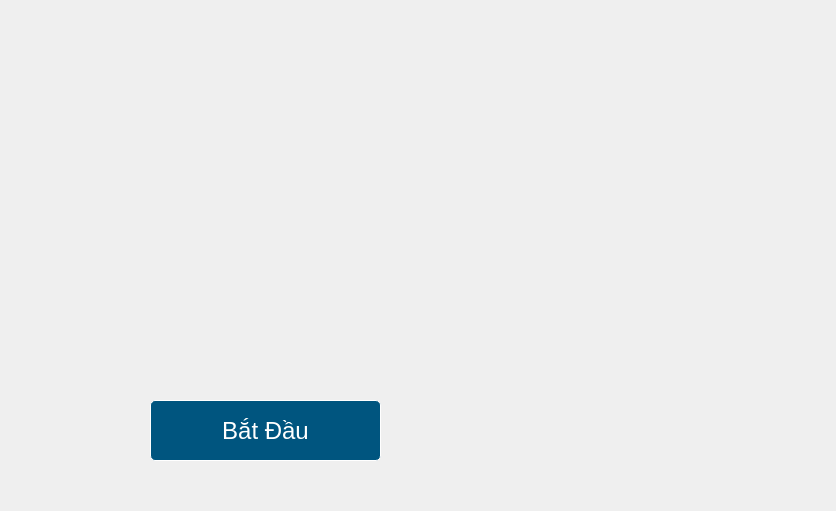
<?xml version="1.0" encoding="UTF-8"?>
<ui version="4.0">
 <class>Form</class>
 <widget class="QWidget" name="Form">
  <property name="geometry">
   <rect>
    <x>0</x>
    <y>0</y>
    <width>836</width>
    <height>511</height>
   </rect>
  </property>
  <property name="windowTitle">
   <string>Tăng độ tương phản cho ảnh thiếu sáng (Nhóm2)</string>
  </property>
  <property name="windowIcon">
   <iconset>
    <normaloff>C:/Users/tiena/Downloads/2026-02-05_122819.png</normaloff>C:/Users/tiena/Downloads/2026-02-05_122819.png</iconset>
  </property>
  <property name="autoFillBackground">
   <bool>true</bool>
  </property>
  <property name="styleSheet">
   <string notr="true"/>
  </property>
  <widget class="QPushButton" name="pushButton">
   <property name="geometry">
    <rect>
     <x>150</x>
     <y>400</y>
     <width>231</width>
     <height>61</height>
    </rect>
   </property>
   <property name="font">
    <font>
     <family>Segoe UI</family>
     <pointsize>18</pointsize>
    </font>
   </property>
   <property name="acceptDrops">
    <bool>false</bool>
   </property>
   <property name="autoFillBackground">
    <bool>false</bool>
   </property>
   <property name="styleSheet">
    <string notr="true">QPushButton {


;
background-color: rgb(0, 85, 127);
border-radius:5px;
padding: 7px 0;
color: white;
border: 1px solid WHITE;
}

QPushButton:hover {
    background-color: qlineargradient(
        x1:0, y1:0, x2:1, y2:1,
        stop:0 #ffffcc,  /* vàng trắng nhạt */
        stop:1 #fff176   /* vàng nhạt */
    );
    color: black;
}

QPushButton:pressed {
    background-color: qlineargradient(
        x1:0, y1:0, x2:1, y2:1,
        stop:0 #ffb74d,  /* cam nhạt */
        stop:1 #f57c00   /* cam đậm */
    );
    color: black;

}</string>
   </property>
   <property name="text">
    <string>Bắt Đầu</string>
   </property>
  </widget>
  <widget class="QLabel" name="label">
   <property name="geometry">
    <rect>
     <x>0</x>
     <y>0</y>
     <width>881</width>
     <height>511</height>
    </rect>
   </property>
   <property name="styleSheet">
    <string notr="true">border-image: url(:/ui/nen.jpg);</string>
   </property>
   <property name="text">
    <string/>
   </property>
  </widget>
  <zorder>label</zorder>
  <zorder>pushButton</zorder>
 </widget>
 <resources>
  <include location="img.qrc"/>
 </resources>
 <connections/>
</ui>
